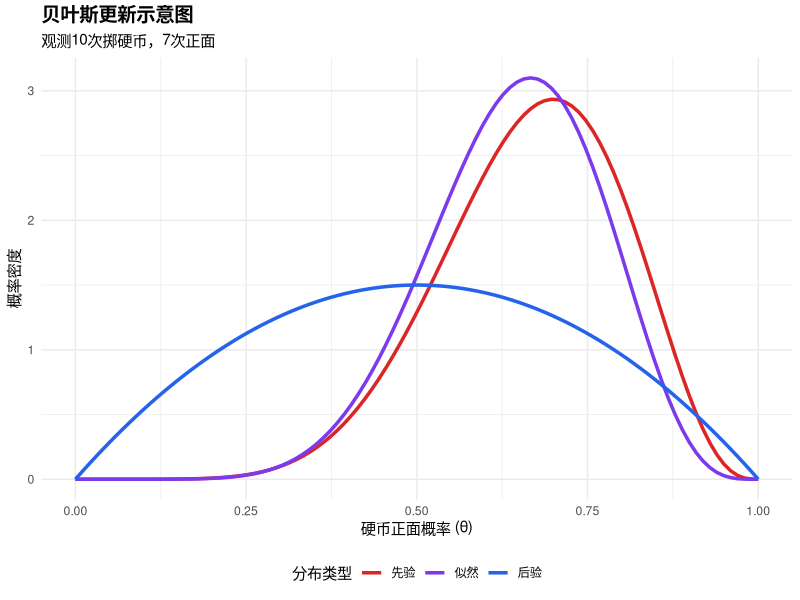
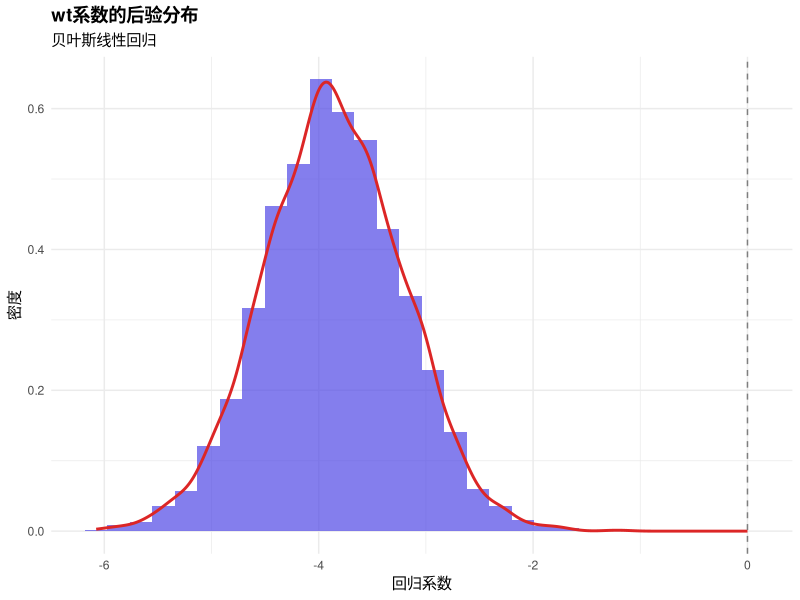
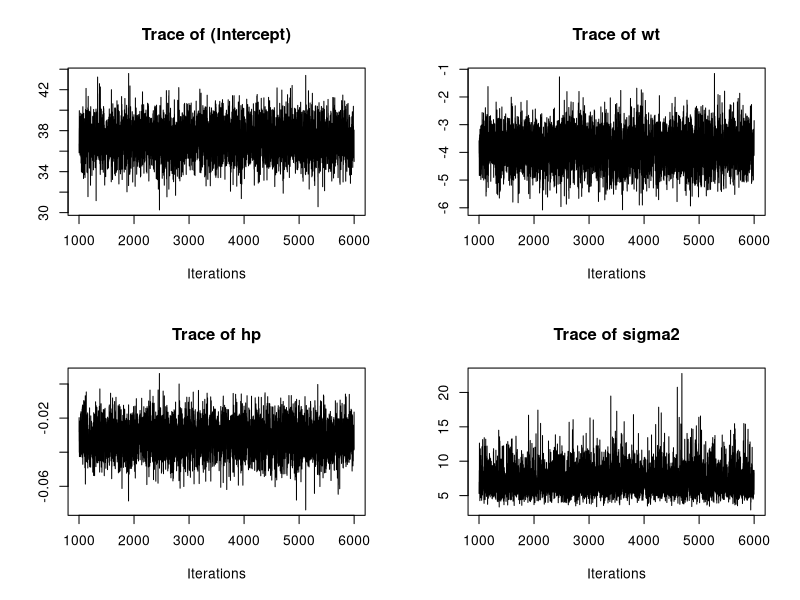

Write R code to recreate these figures, in order.
## ---- chunk 1
knitr::opts_chunk$set(
  echo = TRUE,
  message = FALSE,
  warning = FALSE,
  fig.width = 10,
  fig.height = 6
)
## ---- chunk 2
library(tidyverse)

# 模拟掷硬币的贝叶斯更新
# 设置先验：假设硬币公平 Beta(2,2)
alpha_prior <- 2
beta_prior <- 2

# 观测数据：10次中7次正面
n_trials <- 10
n_heads <- 7

# 后验分布 Beta(alpha + heads, beta + tails)
alpha_post <- alpha_prior + n_heads
beta_post <- beta_prior + (n_trials - n_heads)

# 可视化
theta <- seq(0, 1, length.out = 100)

df <- data.frame(
  theta = theta,
  prior = dbeta(theta, alpha_prior, beta_prior),
  likelihood = dbeta(theta, n_heads + 1, n_trials - n_heads + 1),
  posterior = dbeta(theta, alpha_post, beta_post)
) %>%
  pivot_longer(-theta, names_to = "distribution", values_to = "density")

ggplot(df, aes(x = theta, y = density, color = distribution)) +
  geom_line(linewidth = 1.2) +
  scale_color_manual(
    values = c("prior" = "#2563eb", "likelihood" = "#dc2626", "posterior" = "#7c3aed"),
    labels = c("先验", "似然", "后验")
  ) +
  labs(
    title = "贝叶斯更新示意图",
    subtitle = "观测10次掷硬币，7次正面",
    x = "硬币正面概率 (θ)",
    y = "概率密度",
    color = "分布类型"
  ) +
  theme_minimal() +
  theme(
    plot.title = element_text(face = "bold", size = 14),
    legend.position = "bottom"
  )
## ---- chunk 3
# 后验均值
post_mean <- alpha_post / (alpha_post + beta_post)
cat("后验均值:", round(post_mean, 3), "\n")

# 95%可信区间
ci_lower <- qbeta(0.025, alpha_post, beta_post)
ci_upper <- qbeta(0.975, alpha_post, beta_post)
cat("95%可信区间: [", round(ci_lower, 3), ",", round(ci_upper, 3), "]\n")

# P(theta > 0.5) - 硬币偏向正面的概率
p_biased <- 1 - pbeta(0.5, alpha_post, beta_post)
cat("P(theta > 0.5):", round(p_biased, 3), "\n")
## ---- chunk 4
# 使用mtcars数据
data(mtcars)

# 标准线性回归
lm_fit <- lm(mpg ~ wt, data = mtcars)
summary(lm_fit)

# 频率学派置信区间
confint(lm_fit)
## ---- chunk 5
# 安装MCMCpack（轻量级贝叶斯包）
if (!require("MCMCpack", quietly = TRUE)) {
  install.packages("MCMCpack")
  library(MCMCpack)
}

# 贝叶斯线性回归
bayes_lm <- MCMCregress(
  mpg ~ wt + hp,
  data = mtcars,
  burnin = 1000,
  mcmc = 5000,
  thin = 1,
  seed = 42
)

# 查看后验摘要
summary(bayes_lm)
## ---- chunk 6
# 提取后验样本
post_samples <- as.data.frame(bayes_lm)

# 绑制wt系数的后验分布
ggplot(post_samples, aes(x = wt)) +
  geom_histogram(aes(y = after_stat(density)),
    bins = 30,
    fill = "#4f46e5", alpha = 0.7
  ) +
  geom_density(color = "#dc2626", linewidth = 1) +
  geom_vline(xintercept = 0, linetype = "dashed", color = "gray50") +
  labs(
    title = "wt系数的后验分布",
    subtitle = "贝叶斯线性回归",
    x = "回归系数",
    y = "密度"
  ) +
  theme_minimal() +
  theme(plot.title = element_text(face = "bold"))
## ---- chunk 7
# 计算HPD区间（最高后验密度区间）
library(coda)
HPDinterval(bayes_lm, prob = 0.95)
## ---- chunk 8
# 创建二分类变量
mtcars$high_mpg <- ifelse(mtcars$mpg > median(mtcars$mpg), 1, 0)

# 贝叶斯逻辑回归
bayes_logit <- MCMClogit(
  high_mpg ~ wt + hp,
  data = mtcars,
  burnin = 1000,
  mcmc = 5000,
  seed = 42
)

summary(bayes_logit)

# 转换为OR
post_logit <- as.data.frame(bayes_logit)
or_summary <- data.frame(
  Variable = colnames(post_logit)[-1],
  OR = round(exp(colMeans(post_logit[, -1])), 3),
  CI_Lower = round(exp(apply(post_logit[, -1], 2, quantile, 0.025)), 3),
  CI_Upper = round(exp(apply(post_logit[, -1], 2, quantile, 0.975)), 3)
)
print(or_summary)
## ---- chunk 9
# 比较不同先验的影响
# 强先验 vs 弱先验
cat("先验敏感性：比较不同先验设置下的结果\n")
cat("建议：总是进行敏感性分析，确保结论稳健\n")
## ---- chunk 10
# 轨迹图
plot(bayes_lm, trace = TRUE, density = FALSE)
## ---- chunk 11
# 有效样本量
effectiveSize(bayes_lm)
## ---- chunk 12
# Geweke诊断检验收敛性
geweke.diag(bayes_lm)
## ---- chunk 13
# 对比结果
cat("=== 频率学派结果 ===\n")
print(summary(lm(mpg ~ wt + hp, data = mtcars))$coefficients)

cat("\n=== 贝叶斯结果 ===\n")
print(summary(bayes_lm)$statistics)
## ---- chunk 14
# 模拟临床试验数据
set.seed(123)
n <- 100
trial_data <- data.frame(
  treatment = rep(c(0, 1), each = n / 2),
  age = rnorm(n, 50, 10),
  response = c(
    rbinom(n / 2, 1, 0.3), # 安慰剂组
    rbinom(n / 2, 1, 0.5) # 治疗组
  )
)

# 贝叶斯逻辑回归
bayes_trial <- MCMClogit(
  response ~ treatment + age,
  data = trial_data,
  burnin = 1000,
  mcmc = 5000,
  seed = 42
)

# 提取治疗效果
post_trial <- as.data.frame(bayes_trial)

# P(治疗有效) = P(OR > 1) = P(beta_treatment > 0)
prob_effective <- mean(post_trial$treatment > 0)
cat("治疗有效的后验概率:", round(prob_effective, 3), "\n")

# OR的后验估计
or_treatment <- exp(post_trial$treatment)
cat("OR中位数:", round(median(or_treatment), 2), "\n")
cat("OR 95%可信区间:", round(quantile(or_treatment, c(0.025, 0.975)), 2), "\n")
